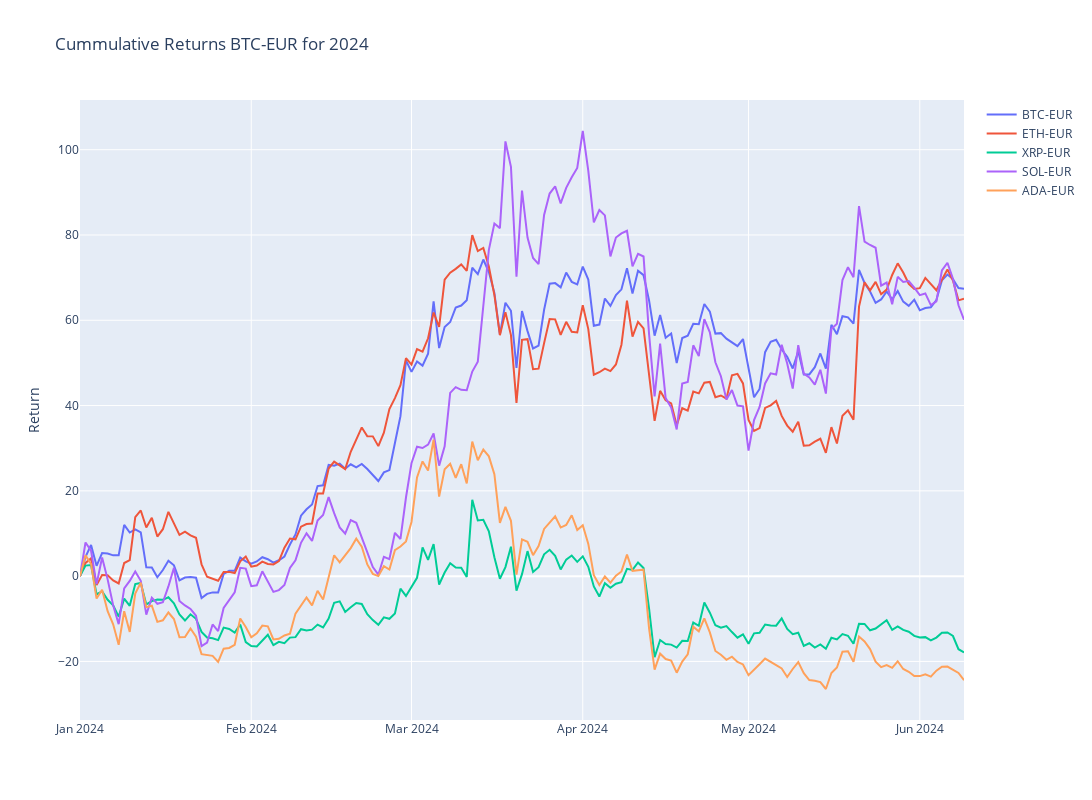

The notebook cell saved with this chart:
### Code cell
# Plotly
fig = make_subplots()

# Graph (1,1)
# Loop all stock files and get cummulative return for year
for stock in tqdm(index_list):
    f = os.path.join("../input", stock)
    df = pd.read_csv(f+".csv",index_col="Date",parse_dates=True)
    df['Cummulative_Return'] = cumulative_return(df["Adj Close"].loc[year])
    fig.add_trace(go.Scatter(x=df['Cummulative_Return'].loc[year].index,y=df['Cummulative_Return'].loc[year],mode="lines",name=stock.split('.')[0]),row=1,col=1)

# Update xaxis properties
fig.update_yaxes(title_text="Return", row=1, col=1)

fig.update_layout(height=800, width=1300,showlegend=True,title=f"Cummulative Returns {ticker} for {year}")

fig.show()

### Figure 1 — Plotly figure (JSON) as saved in the notebook; plotly's stock layout.template omitted (floating-point values rounded to 4 significant figures; data arrays with more than 128 entries replaced by an {"elided": "..."} marker saying what was removed)
{"data": [{"mode": "lines", "name": "BTC-EUR", "type": "scatter", "x": {"elided": "161 str values"}, "xaxis": "x", "y": {"elided": "161 float values"}, "yaxis": "y"}, {"mode": "lines", "name": "ETH-EUR", "type": "scatter", "x": {"elided": "161 str values"}, "xaxis": "x", "y": {"elided": "161 float values"}, "yaxis": "y"}, {"mode": "lines", "name": "XRP-EUR", "type": "scatter", "x": {"elided": "161 str values"}, "xaxis": "x", "y": {"elided": "161 float values"}, "yaxis": "y"}, {"mode": "lines", "name": "SOL-EUR", "type": "scatter", "x": {"elided": "161 str values"}, "xaxis": "x", "y": {"elided": "161 float values"}, "yaxis": "y"}, {"mode": "lines", "name": "ADA-EUR", "type": "scatter", "x": {"elided": "161 str values"}, "xaxis": "x", "y": {"elided": "161 float values"}, "yaxis": "y"}], "layout": {"height": 800, "showlegend": true, "title": {"text": "Cummulative Returns BTC-EUR for 2024"}, "width": 1300, "xaxis": {"anchor": "y", "domain": [0, 1]}, "yaxis": {"anchor": "x", "domain": [0, 1], "title": {"text": "Return"}}}}
